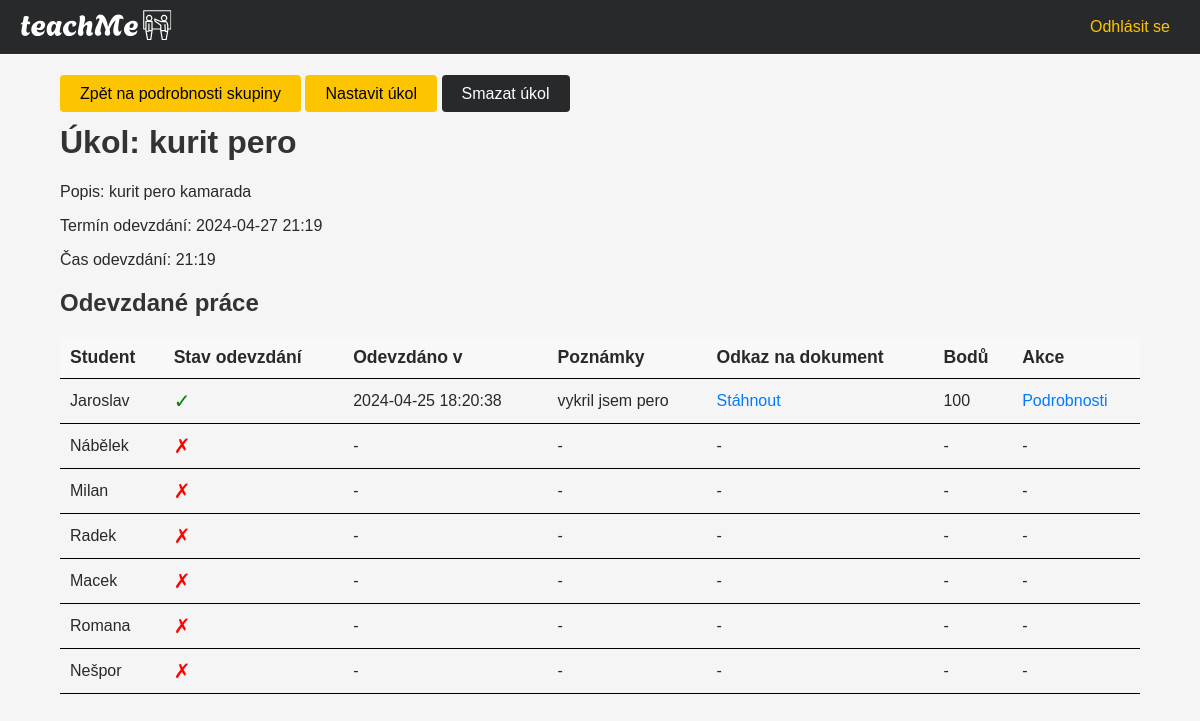
/assignment/1 (signed in), run on the app's committed database.
### models.py (models this page shows)
class Assignment(db.Model):
    id = db.Column(db.Integer, primary_key=True)
    title = db.Column(db.String(100), nullable=False)
    description = db.Column(db.Text, nullable=False)
    due_date = db.Column(db.Date, nullable=False)
    due_time = db.Column(db.Time, nullable=False)
    group = db.relationship('Group', backref=db.backref('assignments', lazy=True))
    group_id = db.Column(db.Integer, db.ForeignKey('group.id', ondelete='CASCADE'), nullable=False)

class Student(db.Model):
    id = db.Column(db.Integer, primary_key=True)
    name = db.Column(db.String(50), nullable=False)
    surname = db.Column(db.String(50), nullable=False)
    username = db.Column(db.String(15), nullable=False)
    groups = db.relationship('Group', secondary=student_group_association,
                             backref=db.backref('students', lazy='dynamic'))

class Submission(db.Model):
    id = db.Column(db.Integer, primary_key=True)
    notes = db.Column(db.Text)
    document_link = db.Column(db.String(255))
    submitted_at = db.Column(db.DateTime, default=datetime.utcnow)
    student_id = db.Column(db.Integer, db.ForeignKey('student.id'), nullable=False)
    assignment_id = db.Column(db.Integer, db.ForeignKey('assignment.id'), nullable=False)
    points = db.Column(db.Integer, nullable=False, default=0)  # Add points field
    student = db.relationship('Student', backref=db.backref('submissions', lazy=True))
    assignment = db.relationship('Assignment',
                                 backref=db.backref('submissions', lazy=True, cascade='all, delete-orphan'))

### routes/main.py (the view)
@main.route('/assignment/<int:assignment_id>', methods=['GET'])
def assignment_details(assignment_id):
    assignment = Assignment.query.get_or_404(assignment_id)
    if not current_user.is_teacher or current_user.id not in [teacher.id for teacher in assignment.group.teachers]:
        abort(403)
    group = assignment.group
    students = group.students
    submissions = Submission.query.filter_by(assignment_id=assignment.id)
    student_submissions = {}
    for student in students:
        submission = submissions.filter_by(student_id=student.id).first()
        if submission:
            student_submissions[student.id] = {
                'name': student.name,
                'submitted_at': submission.submitted_at.strftime('%Y-%m-%d %H:%M:%S'),
                'document_link': submission.document_link,
                'notes': submission.notes,
                'points': submission.points,
                'id':submission.id
            }
        else:
            student_submissions[student.id] = {
                'name': student.name,
                'submitted_at': None,
                'document_link': None,
                'notes': None,
                'points': None
            }
    return render_template('assignment_details.html', assignment=assignment, student_submissions=student_submissions, group_id = group.id)

### app.py (called while the page is built)
@login_manager.user_loader
def load_user(user_id):
    return User.query.get(user_id)

### templates/assignment_details.html (shortened to what this page needs)
{% extends 'base.html' %}
{% block content %}
<div class="button-group">
    <a href="{{ url_for('main.group', group_id=group_id) }}" class="btn btn-primary">Zpět na podrobnosti skupiny</a>
    <a href="{{ url_for('main.configure_assignment', assignment_id=assignment.id) }}" class="btn btn-primary">Nastavit úkol</a>
    <a href="{{ url_for('main.delete_assignment', assignment_id=assignment.id) }}" class="btn btn-primary deleteBtn">Smazat úkol</a>
</div>
<div class ="ass_details_container">
  <h1>Úkol: {{ assignment.title }}</h1>
  <p>Popis: {{ assignment.description }}</p>
  <p>Termín odevzdání: {{ assignment.due_date.strftime('%Y-%m-%d') }} {{ assignment.due_time.strftime('%H:%M') }}</p>
  <p>Čas odevzdání: {{ assignment.due_time.strftime('%H:%M') }}</p>
  <h2>Odevzdané práce</h2>
  <table>
    <thead class="thead-bold">
      <tr>
        <th>Student</th>
        <th>Stav odevzdání</th>
        <th>Odevzdáno v</th>
        <th>Poznámky</th>
        <th>Odkaz na dokument</th>
        <th>Bodů</th>
        <th>Akce</th>
      </tr>
    </thead>
    <tbody>
      {% for student_id, submission in student_submissions.items() %}
      {% if submission.submitted_at %}
        <tr class="table-row" onclick="window.location.href='{{ url_for('main.submission_details', submission_id=submission.id) }}';">
          {% endif %}
          <td>{{ submission.name }}</td>
          <td>
            {% if submission.submitted_at %}
              <span class="submission-status">&#x2713;</span>
            {% else %}
              <span class="submission-status-failed">&#x2717;</span>
            {% endif %}
          </td>
          <td>{{ submission.submitted_at or "-" }}</td>
          <td>{{ submission.notes or "-" }}</td>
          <td>
            {% if submission.document_link %}
              <a href="{{ url_for('main.download_submission', submission_id=submission.id) }}">Stáhnout</a>
            {% else %}
              -
            {% endif %}
          </td>
           <td>{{ submission.points or "-" }}</td>
          <td>
            {% if submission.submitted_at %}
              <a href="{{ url_for('main.submission_details', submission_id=submission.id) }}">Podrobnosti</a>
            {% else %}
              -
            {% endif %}
          </td>
        </tr>
      {% endfor %}
    </tbody>
  </table>
</div>
{% endblock %}

### static/css/base.css (style rules this page uses)
body { font-family: 'Lato', sans-serif; background-color: #F8F8F8; color: #27292A; margin: 0; padding: 0; }
.btn.btn-primary.deleteBtn { background-color: #27292A; color: #FFFFFF; }

### static/css/group.css (style rules this page uses)
.button-group { padding-left: 5%; padding-top: 10px; margin-top: 20px; text-decoration: none; }

### static/css/new_assignment.css (style rules this page uses)
.btn-primary { padding: 10px 20px; margin-top: 10px; background-color: #FDC500; color: #000; border: none; border-radius: 4px; cursor: pointer; transition: background-color 0.3s; text-decoration: none; }

### static/css/assignment_details.css (style rules this page uses)
.ass_details_container { width: 90%; margin: auto; }
.submission-status { font-size: 20px; color: green; }
.submission-status-failed { font-size: 20px; color: red; }
table { width: 100%; border-collapse: collapse; margin-top: 20px; }
.thead-bold th { font-weight: bold; font-size: 1.1em; background-color: #F8F8F8; }
th, td { padding: 10px; text-align: left; border-bottom: 1px solid black; }
th { background-color: #f2f2f2; }
td:last-child, th:last-child { border-right: none; }

### static/css/assignments.css (style rules this page uses)
body { font-family: Arial, sans-serif; background-color: #f5f5f5; margin: 0; padding: 0; }
h1, h2 { color: #333; }
a { text-decoration: none; color: #007bff; }

### data on the page
Assignment: title "kurit pero", description "kurit pero kamarada", due_date "2024-04-27", due_time "21:19"
Student: name "Jaroslav"
Submission: notes "vykril jsem pero"
Student: name "Nábělek"
Student: name "Milan"
Student: name "Radek"
Student: name "Macek"
Student: name "Romana"
Student: name "Nešpor"

### other printed values
{{ submission.submitted_at or "-" }} "2024-04-25 18:20:38" "-" "-" "-" "-" "-" "-"
{{ submission.points or "-" }} "100" "-" "-" "-" "-" "-" "-"
{{ submission.notes or "-" }} "-" "-" "-" "-" "-" "-"
